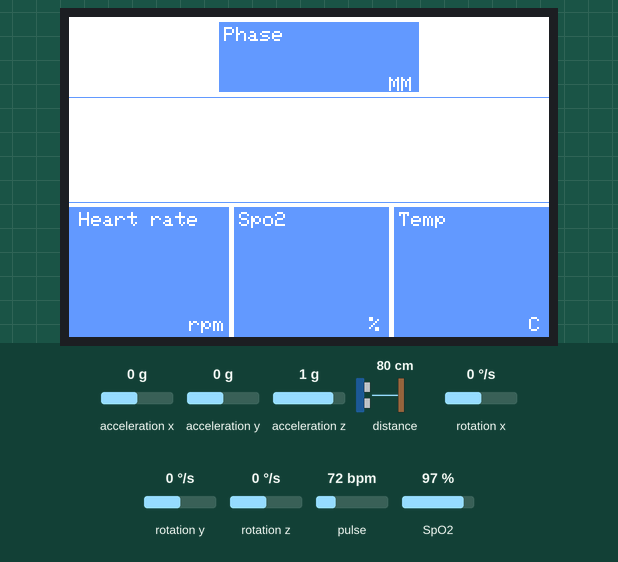
Simulated run of this sketch. Board: ESP32. Parts: 480×320 colour display. Wiring (inferred from the names in the program): MPU-6050 motion sensor at I2C address 0x68. Inputs (shaded band) come from the test bench; at power-on: distance to the obstacle 80 cm, acceleration x 0 g, acceleration y 0 g, acceleration z 1 g, rotation x 0 °/s, rotation y 0 °/s, rotation z 0 °/s, pulse 72 bpm, SpO2 97 %. What the sketch prints to the serial monitor is not drawn.

Above: at 0.4 s.
At 9.1 s:
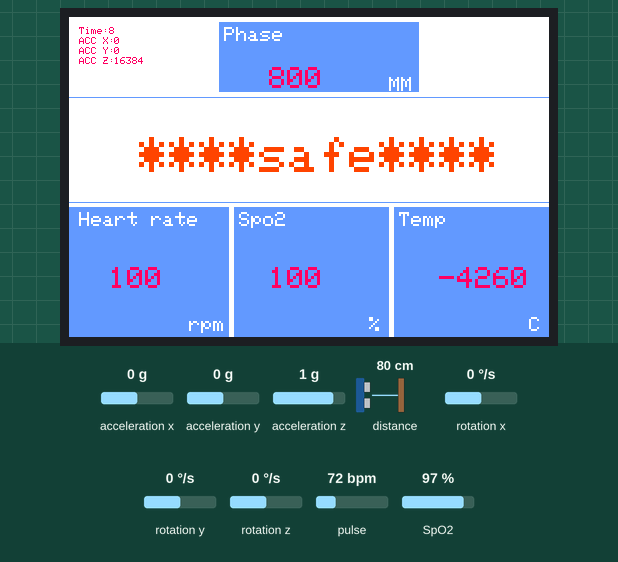
9.2 s: distance to the obstacle set to 2 cm
At 13.2 s:
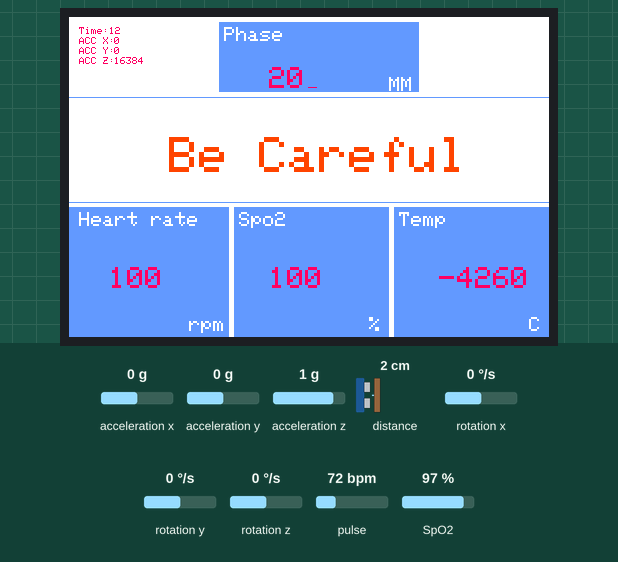
22.5 s: acceleration x set to -1.4 g
30.8 s: acceleration y set to -1.4 g
At 33.9 s:
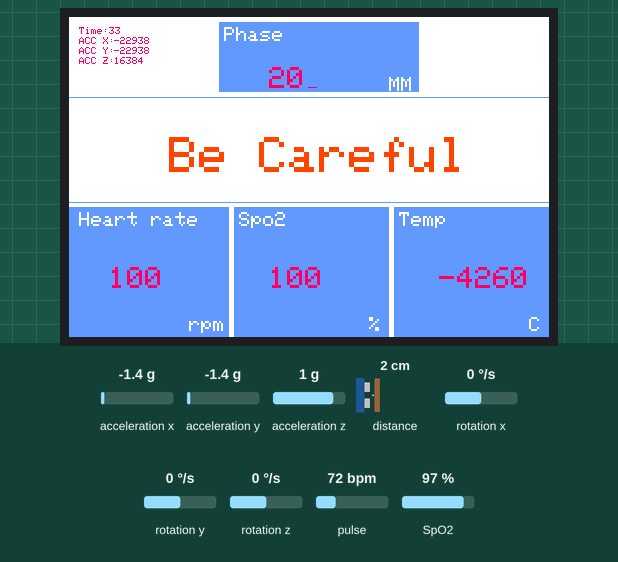
39.1 s: acceleration z set to -1.4 g
47.5 s: acceleration x set to -0.8 g
At 51.5 s:
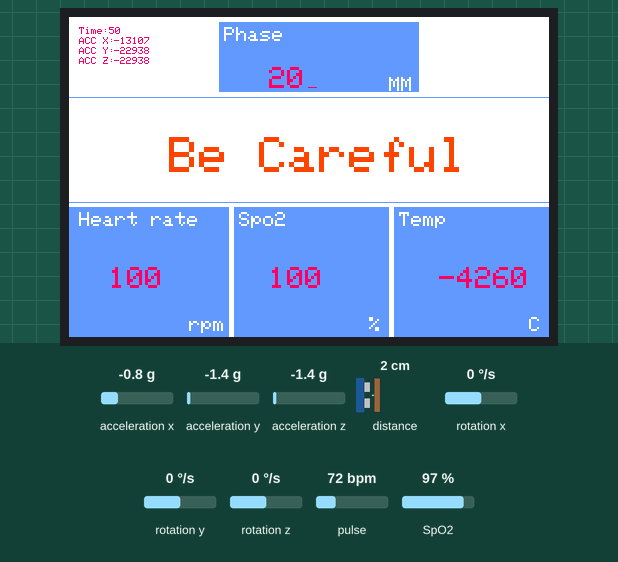
Timing chart, 0 to 53.0 s (numbered marks = the images above; inputs shaded):
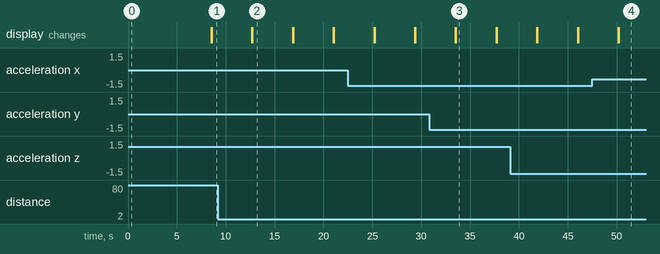

Measured:
- after the input at 9.2 s, the display: first changes after 3.5 s (image 2 shows a later state)

The sketch:

test_2.ino
```cpp
#include "config.h"


/******************************************************************************************/
void setup() {
  Serial.begin(9600);
//จอTFT
  tft.init();         //สั่งให้หน้าจอเริ่มทำงาน
  tft.setRotation(1); // หมุนหน้าจอ

  TFT_AA();//แสดงจอ


//วัดระยะ
  Wire.begin();
  sensor.setTimeout(500);
  if (!sensor.init())
  {
    Serial.println("Failed to detect and initialize sensor!");
    while (1) {}
  }
  sensor.startContinuous();//วัดระยะ


//แกน
  Wire.begin();
  Wire.beginTransmission(MPU_addr);
  Wire.write(0x6B);  // PWR_MGMT_1 register
  Wire.write(0);     // set to zero (wakes up the MPU-6050)
  Wire.endTransmission(true);


/*****************************************หัวใจ*********************************************/
  particleSensor.begin();
  particleSensor.sensorConfiguration(/*ledBrightness=*/50, /*sampleAverage=*/SAMPLEAVG_4, \
                        /*ledMode=*/MODE_MULTILED, /*sampleRate=*/SAMPLERATE_100, \
                        /*pulseWidth=*/PULSEWIDTH_411, /*adcRange=*/ADCRANGE_16384);


}
/************************************setup**************************************************/
void loop()
{

 elapsedTime = millis();  //ใช้หน่วงเวลา
  //เริ่ม

  getTOF();//วัดหัวใจ
  spo2_A();//วัดหัวใจ

  if (elapsedTime - nowTime > 1000) //ใช้หน่วงเวลา
  {//เริ่ม

  Serial.print(sensor.readRangeContinuousMillimeters());
  if (sensor.timeoutOccurred())
  { Serial.print(" TIMEOUT");}
   Serial.println();
    if (sensor.readRangeContinuousMillimeters() < 200)
    {
    tft.fillRect(0, 85, 480, 95, tft.color24to16(0xFFFFFF));//ปิดข้อความแจ้งเตือนตรงกลาง
    tft.setTextSize(3);
    tft.setTextColor(tft.color24to16(0xFF4500));
    tft.setTextSize(5);//ขนาดข้อความ
    tft.drawString("Be Careful", 100, 120);
   // delay(10);
    }
    else
    {
    tft.fillRect(0, 85, 480, 95, tft.color24to16(0xFFFFFF));//ปิดข้อความแจ้งเตือนตรงกลาง
    tft.setTextSize(3);
    tft.setTextColor(tft.color24to16(0xFF4500));
    tft.setTextSize(5);//ขนาดข้อความ
    tft.drawString("****safe****", 70, 120);
   // delay(10);
    }


  //จบ
  //นับเวลาการทำงาน
  int a = millis() / 1000;
  tft.fillRect(0, 0, 120, 25, tft.color24to16(0xFFFFFF));
  tft.setTextColor(tft.color24to16(0xFF0066));//สีข้อความ
  tft.setTextSize(1);//ขนาดข้อความ
  tft.drawString("Time: ", 10, 10);//ข้อความ
  tft.setCursor(40, 10);
  tft.print(a);
  a++;

//แสดงระยะ
  long PP = sensor.readRangeContinuousMillimeters();
  tft.fillRect(200, 50, 80, 20, tft.color24to16(0x6699FF));
  tft.setTextColor(tft.color24to16(0xFF0066));//สีข้อความ
  tft.setTextSize(3);//ขนาดข้อความ
  tft.setCursor(200,50);
  tft.print(PP);

//แสดงแกน
  Wire.beginTransmission(MPU_addr);
  Wire.write(0x3B);  // starting with register 0x3B (ACCEL_XOUT_H)
  Wire.endTransmission(false);
  Wire.requestFrom(MPU_addr, 14, true); // request a total of 14 registers
  AcX = Wire.read() << 8 | Wire.read(); // 0x3B (ACCEL_XOUT_H) & 0x3C (ACCEL_XOUT_L)
  AcY = Wire.read() << 8 | Wire.read(); // 0x3D (ACCEL_YOUT_H) & 0x3E (ACCEL_YOUT_L)
  AcZ = Wire.read() << 8 | Wire.read(); // 0x3F (ACCEL_ZOUT_H) & 0x40 (ACCEL_ZOUT_L)
  Tmp = Wire.read() << 8 | Wire.read(); // 0x41 (TEMP_OUT_H) & 0x42 (TEMP_OUT_L)
  GyX = Wire.read() << 8 | Wire.read(); // 0x43 (GYRO_XOUT_H) & 0x44 (GYRO_XOUT_L)
  GyY = Wire.read() << 8 | Wire.read(); // 0x45 (GYRO_YOUT_H) & 0x46 (GYRO_YOUT_L)
  GyZ = Wire.read() << 8 | Wire.read(); // 0x47 (GYRO_ZOUT_H) & 0x48 (GYRO_ZOUT_L)
  Serial.print("ACC X:");
  Serial.print(AcX);
  Serial.print("  ACC Y:");
  Serial.print(AcY);
  Serial.print("  ACC Z:");
  Serial.print(AcZ);
  Serial.println();
//แสดงแกนบนจอ
    tft.fillRect(0, 20, 130, 45, tft.color24to16(0xFFFFFF));
  tft.setTextColor(tft.color24to16(0xFF0066));//สีข้อความ
  tft.setTextSize(1);//ขนาดข้อความ
  tft.drawString("ACC X: ", 10, 20);//ข้อความ
  tft.setCursor(45, 20);
  tft.print(AcX);

  tft.setTextColor(tft.color24to16(0xFF0066));//สีข้อความ
  tft.setTextSize(1);//ขนาดข้อความ
  tft.drawString("ACC Y: ", 10, 30);//ข้อความ
  tft.setCursor(45, 30);
  tft.print(AcY);

  tft.setTextColor(tft.color24to16(0xFF0066));//สีข้อความ
  tft.setTextSize(1);//ขนาดข้อความ
  tft.drawString("ACC Z: ", 10, 40);//ข้อความ
  tft.setCursor(45, 40);
  tft.print(AcZ);


//  tft.fillRect(30, 250, 80, 20, tft.color24to16(0xFFFFFF));
  tft.setTextColor(tft.color24to16(0xFF0066));//สีข้อความ
  tft.setTextSize(3);//ขนาดข้อความ
  tft.setCursor(40, 250);
  tft.print(100);

//  tft.fillRect(180, 250, 80, 20, tft.color24to16(0xFFFFFF));
  tft.setTextColor(tft.color24to16(0xFF0066));//สีข้อความ
  tft.setTextSize(3);//ขนาดข้อความ
  tft.setCursor(200, 250);
  tft.print(100);

//จำลองแสดงค่า Tmp จากแกน
  tft.fillRect(360, 250, 80, 20, tft.color24to16(0x6699FF));
  tft.setTextColor(tft.color24to16(0xFF0066));//สีข้อความ
  tft.setTextSize(3);//ขนาดข้อความ
  tft.setCursor(370, 250);
  tft.print(Tmp);


  nowTime = elapsedTime;//ใช้หน่วงเวลา
  }


}
```

SERSOR.ino
```cpp
int getTOF()
{

particleSensor.begin();
particleSensor.sensorConfiguration(/*ledBrightness=*/50, /*sampleAverage=*/SAMPLEAVG_4, \
                        /*ledMode=*/MODE_MULTILED, /*sampleRate=*/SAMPLERATE_100, \
                        /*pulseWidth=*/PULSEWIDTH_411, /*adcRange=*/ADCRANGE_16384);
}

 void spo2_A()
 {
  particleSensor.heartrateAndOxygenSaturation(/**SPO2=*/&SPO2, /**SPO2Valid=*/&SPO2Valid, /**heartRate=*/&heartRate, /**heartRateValid=*/&heartRateValid);
  //Print result
  Serial.print(F("heartRate="));
  Serial.print(heartRate, DEC);
  Serial.print(F(", heartRateValid="));
  Serial.print(heartRateValid, DEC);
  Serial.print(F("; SPO2="));
  Serial.print(SPO2, DEC);
  Serial.print(F(", SPO2Valid="));
  Serial.println(SPO2Valid, DEC);
  }
```

TFT_A.h
```cpp
void TFT_AA(){

tft.fillScreen(tft.color24to16(0xFFFFFF));
tft.fillRect(150, 5, 200, 70, tft.color24to16(0x6699FF));//ระยะ
tft.setTextColor(tft.color24to16(0xFFFFFF));//สีข้อความ
tft.setTextSize(2);//ขนาดข้อความ
tft.drawString("Phase", 155, 10);//ข้อความ
tft.drawString("MM", 320, 60);//ข้อความ

tft.drawFastHLine(0, 80, 480, tft.color24to16(0x6699FF));//เส้นบน
tft.drawFastHLine(0, 185, 480, tft.color24to16(0x6699FF));//เส้นล่าง

tft.fillRect(0, 190, 160, 195, tft.color24to16(0x6699FF));//หัวใจ
tft.setTextColor(tft.color24to16(0xFFFFFF));//สีข้อความ
tft.setTextSize(2);//ขนาดข้อความ
tft.drawString("Heart rate", 10, 195);//ข้อความ
tft.drawString("rpm", 120, 300);//ข้อความ

tft.fillRect(165, 190, 155, 195, tft.color24to16(0x6699FF));//ออกซิเจน
tft.setTextColor(tft.color24to16(0xFFFFFF));//สีข้อความ
tft.setTextSize(2);//ขนาดข้อความ
tft.drawString("Spo2", 170, 195);//ข้อความ
tft.drawString("%", 300, 300);//ข้อความ

tft.fillRect(325, 190, 480, 195, tft.color24to16(0x6699FF));//อุณหภูมิ
tft.setTextColor(tft.color24to16(0xFFFFFF));//สีข้อความ
tft.setTextSize(2);//ขนาดข้อความ
tft.drawString("Temp", 330, 195);//ข้อความ
tft.drawString("C", 460, 300);//ข้อความ

/*//ทดสอบข้อความ
tft.setTextColor(tft.color24to16(0x33FFFF));//สีข้อความ
tft.setTextSize(5);//ขนาดข้อความ
tft.drawString("BALANCE", 145, 130);//ข้อความ*/

}
```

config.h
```cpp
#include <TFT_eSPI.h>
TFT_eSPI tft = TFT_eSPI();

#include"TFT_A.h" //จอภาพ

#include <Wire.h>
#include <VL53L0X.h>
VL53L0X sensor;

#include <DFRobot_MAX30102.h>
DFRobot_MAX30102 particleSensor;

long elapsedTime = 0; //นับเวลาการทำงาน
long nowTime = 0;     //นับเวลาการทำงาน
const int MPU_addr = 0x68; // I2C address of the MPU-6050
int16_t AcX, AcY, AcZ, Tmp, GyX, GyY, GyZ;

int32_t SPO2; //SPO2
int8_t SPO2Valid; //Flag to display if SPO2 calculation is valid
int32_t heartRate; //Heart-rate
int8_t heartRateValid; //Flag to display if heart-rate calculation is valid
```
